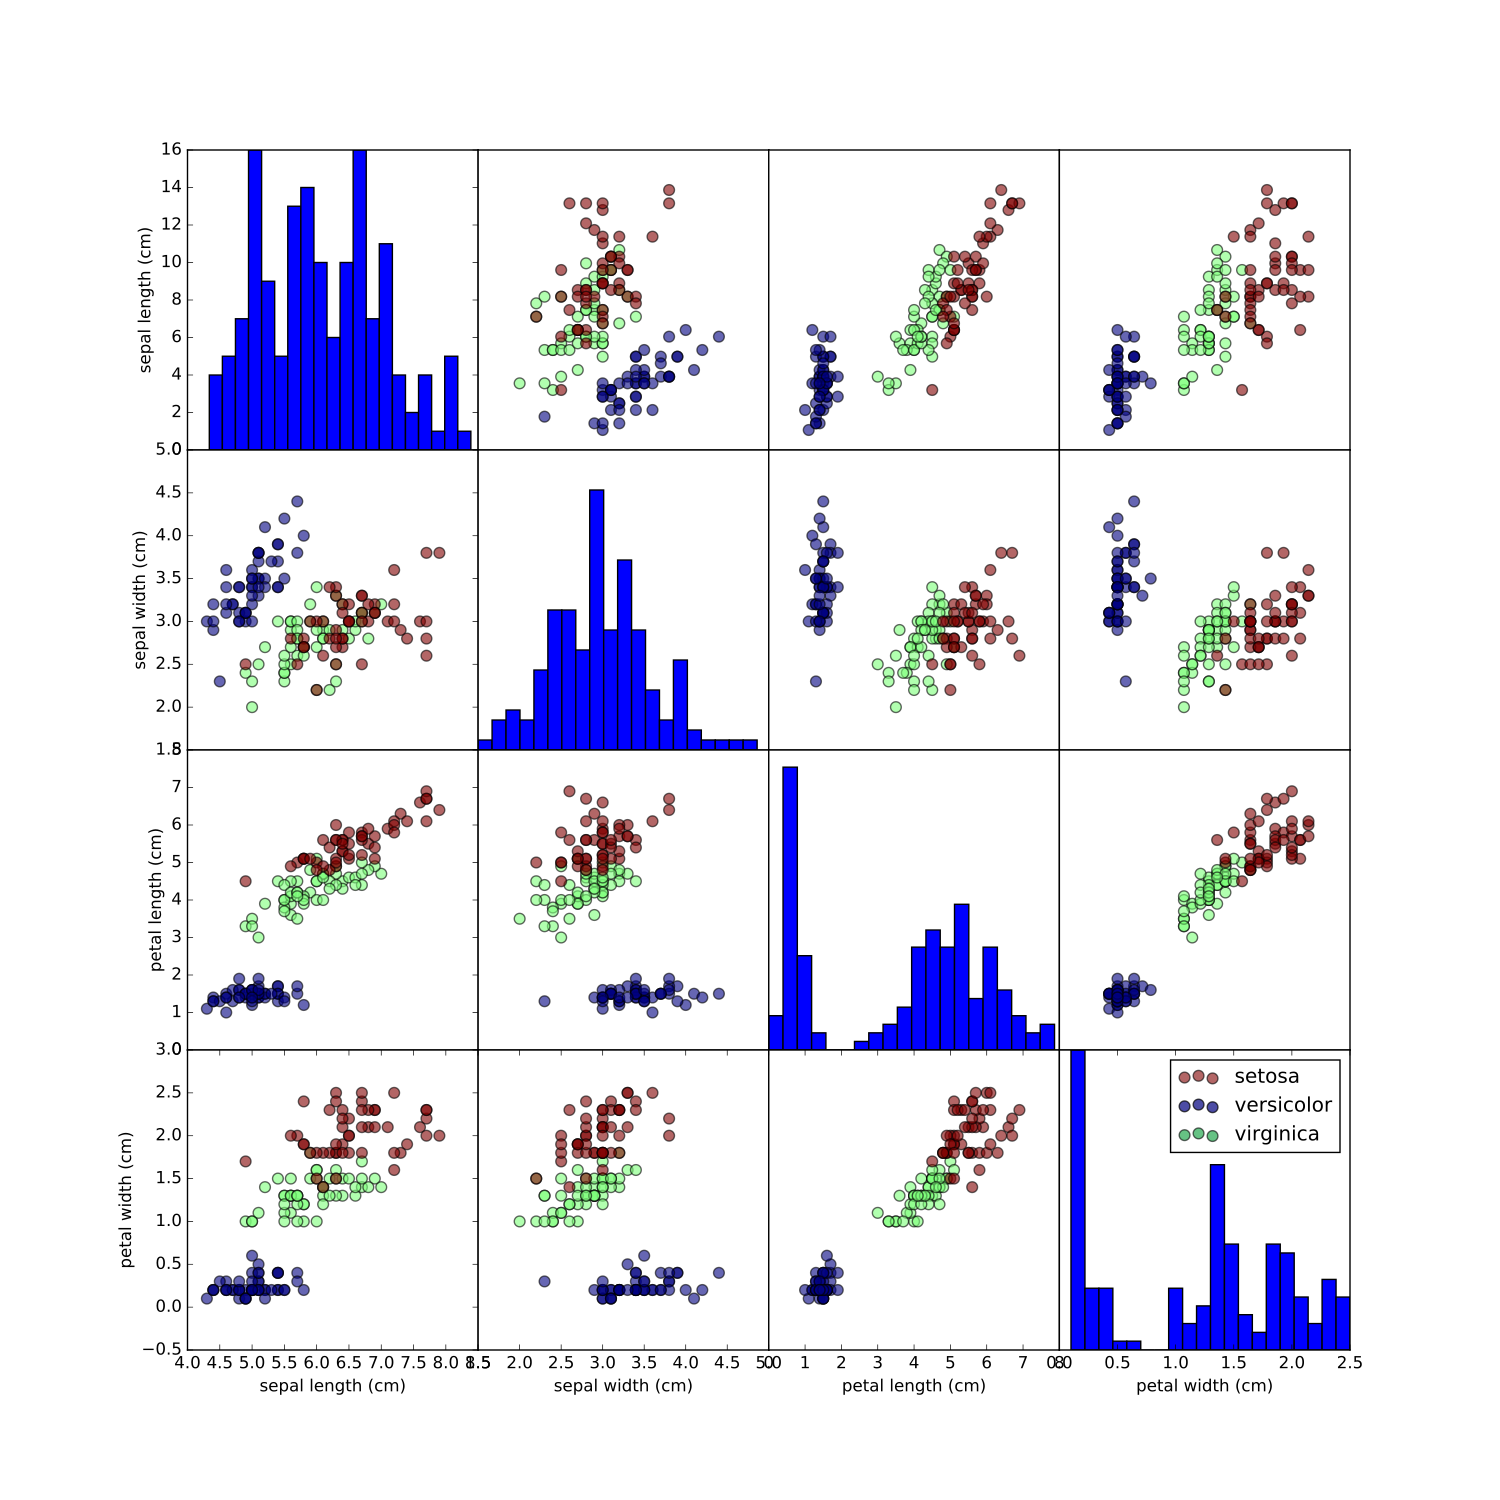

Write Python code to recreate this figure.
import matplotlib.pyplot as plt
import numpy as np
from sklearn.datasets import load_iris


iris = load_iris()
feat_names = iris['feature_names']

plt.figure(1, figsize=(15,15)) 
i = 1
for item in list(range(4)):
    for j in list(range(4)):
        plt.subplot(4,4,i)
        if item != j:
            plt.scatter(iris.data[:,j], iris.data[:,item], c = iris.target, marker='o', s=60, alpha=.6)
        else:
            plt.hist(iris.data[:,item], bins=20)
        if i in [1,5,9,13]:
            plt.ylabel(feat_names[item])
        else:
            plt.yticks([])
        if i >= 13:
            plt.xlabel(feat_names[j])
        else:
            plt.xticks([])
        
        i += 1

## for tagerts 0 = setosa, 1 = versicolor, 2 = virginica

plt.scatter([], [], c = '#800000', marker='o', s=60, alpha=.6, label='setosa')
plt.scatter([], [], c = '#000080', marker='o', s=60, alpha=.7, label='versicolor')
plt.scatter([], [], c = '#009933', marker='o', s=60, alpha=.6, label='virginica')

plt.subplots_adjust(hspace=0, wspace=0)
plt.legend()
plt.show()
